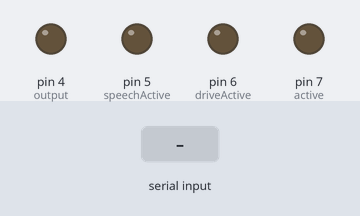
A sketch run on a simulated Arduino Uno, built with avr-gcc and run on an emulated ATmega328P. Shown: output pins drawn as LEDs (lit = HIGH). Inputs (shaded band) come from the test bench. What the sketch prints to the serial monitor is not drawn.

Above: at 1.2 s.
1.3 s: "b" received over the second serial link
At 2.5 s:
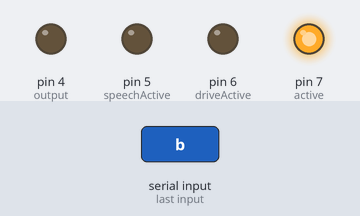
2.8 s: "c" received over the second serial link
At 3.8 s:
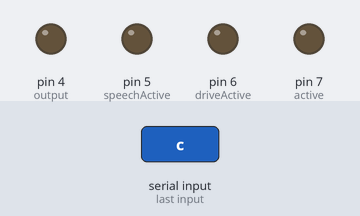
Timing chart, 0 to 5.8 s (numbered marks = the images above; inputs shaded):
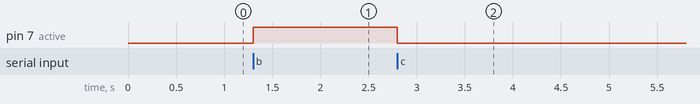

The sketch:

SpeechNode.ino
```cpp
// Author: Jerek Shoemaker
// Latest Revision: February 26 2015
// SpeechNode.ino

#include <Arduino.h>
#include "SpeechNode.h"

SpeechNode::SpeechNode()
{
    letter = '0';
    active = false;
    pinMode(output, OUTPUT);
}

SpeechNode::~SpeechNode()
{
  // Nothing here
}

// GETTERS
byte SpeechNode::getLetter()
{
    return letter;
}

bool SpeechNode::isActive()
{
    return active;
}

// SETTERS
void SpeechNode::activate()
{
    active = true;
}

void SpeechNode::deactivate()
{
    active = false;
}

void SpeechNode::setLetter(byte l)
{
    letter = l;
}

void SpeechNode::on()
{
    digitalWrite(output, HIGH);
}

void SpeechNode::off()
{
    digitalWrite(output, LOW);
}
```

Speech.ino
```cpp
// Author: Jerek Shoemaker
// Last Revision: February 26 2016

#include <SoftwareSerial.h>
#include "SpeechNode.h"

const static byte driveIdentification = 'a';
const static byte speechIdentification = 'x';
const static byte speechHigh = 'y';
const static byte speechLow = 'z';
const static byte speechVerification = 'T';
const static int  active = 7;
const static int  speechActive = 5;
const static int  driveActive = 6;

SoftwareSerial bee(2, 3);
SpeechNode speech;

// On startup
void setup()
{
  pinMode(active, OUTPUT);
  pinMode(speechActive, OUTPUT);
  pinMode(driveActive, OUTPUT);
  bee.begin(9600);
  Serial.begin(9600);
  speech.off();
  Serial.println("Talk Ready");
}

// Run over and over
void loop() {

  if(bee.available() > 0)
  {
      speech.setLetter(bee.read());
      if(speech.getLetter() == speechIdentification)
      {
          Serial.println("Speech Mode Active");
          digitalWrite(speechActive, HIGH);
          digitalWrite(driveActive, LOW);
          speech.activate();
          bee.write(speechVerification);
      }
      else if(speech.getLetter() == driveIdentification)
      {
          Serial.println("Speech Mode Inactive");
          digitalWrite(driveActive, HIGH);
          digitalWrite(speechActive, LOW);
          speech.deactivate();
      }
      else if(speech.getLetter() == speechHigh && speech.isActive())
      {
          Serial.println("HIGH");
          digitalWrite(active, HIGH);
          speech.on();
      }
      else if(speech.getLetter() == speechLow && speech.isActive())
      {
          Serial.println("LOW");
          delay(150);
          digitalWrite(active, LOW);
          speech.off();
      }
      else if(speech.getLetter() == 'b' && !speech.isActive())
      {
        digitalWrite(active, HIGH);
      }
      else if(speech.getLetter() == 'c' && !speech.isActive())
      {
        digitalWrite(active, LOW);
      }
      else
      {
          Serial.println("Command Rejected");
      }
  }
}
```

SpeechNode.h
```cpp
// Author: Jerek Shoemaker
// Last Revision: February 26 2016
// SpeechNode.h

#ifndef SpeechNode_h

#define SpeechNode_h

#include <Arduino.h>
#include <SoftwareSerial.h>
#include <stdlib.h>
#include <stdio.h>

using namespace std;

class SpeechNode {
    private:
        const static int output = 4;
        char letter;
        bool active;

    public:
        // Constructor
        SpeechNode();

        // Deconstructor
        ~SpeechNode();

        // Getters
        byte getLetter();
        bool isActive();

        // Setters
        void activate();
        void deactivate();
        void on();
        void off();
        void setLetter(byte l);
};

#endif
```

Measured:
- after the input at 1.3 s, pin 7 (active): LOW → HIGH at once
- after the input at 2.8 s, pin 7 (active): HIGH → LOW at once
